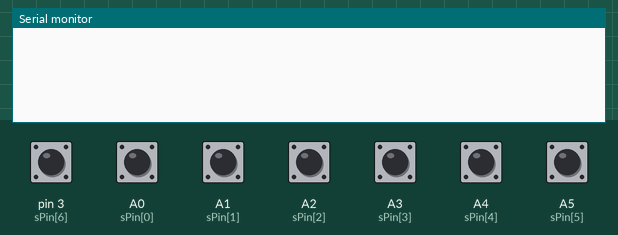
Bench run of a sketch on a simulated Arduino Leonardo, built with avr-gcc and run on an emulated ATmega32U4. Parts: the last lines printed to the serial monitor. The inputs (shaded band) are chosen by the test bench; at power-on: A0 (sPin[0]), A1 (sPin[1]), A2 (sPin[2]), A3 (sPin[3]), A4 (sPin[4]), A5 (sPin[5]), pin 3 (sPin[6]) HIGH. USB keyboard and mouse output is not drawn.

Above: at 2.5 s.
2.6 s: pin 3 (sPin[6]) pulled LOW for 0.15 s
At 3.8 s:
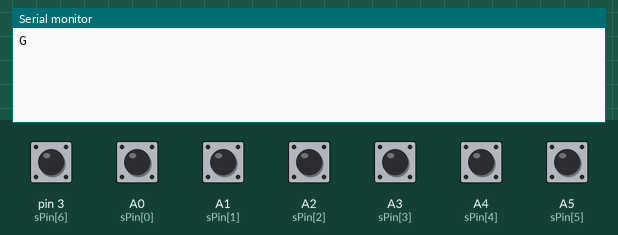
4.2 s: A0 (sPin[0]) pulled LOW for 0.15 s
At 5.1 s:
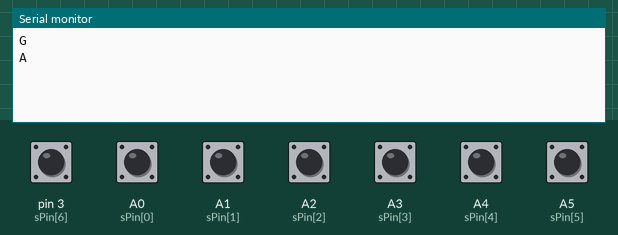
5.8 s: A1 (sPin[1]) pulled LOW for 0.15 s
At 6.3 s:
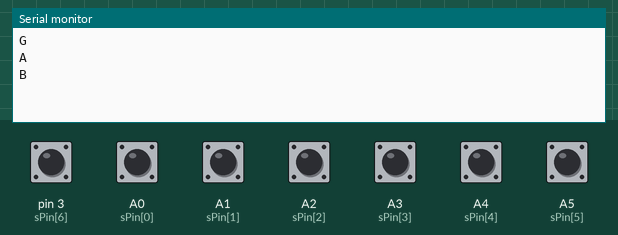
7.4 s: A2 (sPin[2]) pulled LOW for 0.15 s
At 8.6 s:
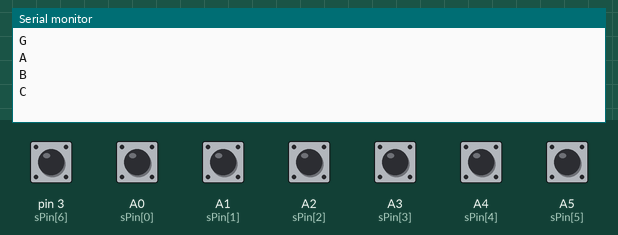
9.0 s: A3 (sPin[3]) pulled LOW for 0.15 s
At 10.0 s:
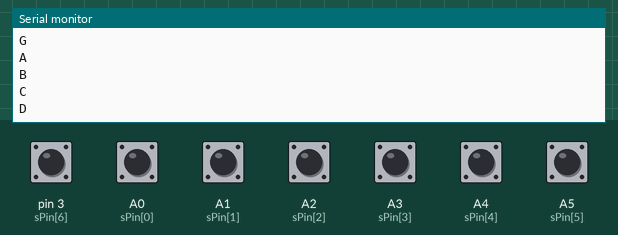
10.6 s: A4 (sPin[4]) pulled LOW for 0.15 s
At 11.2 s:
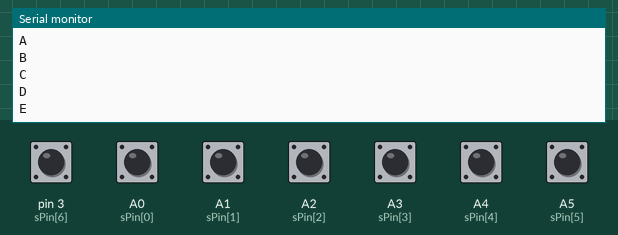

The sketch:

Xp.ino
```cpp
#include <Keyboard.h>
#define tPushButtons 7

const int  dBTK = 500; //minimum delay Between Two Keystrokes in second, Here 0.5s
char       sKey[tPushButtons] = {'A', 'B', 'C', 'D', 'E', 'F', 'G'};
int        sPin[tPushButtons] = { A0,  A1,  A2,  A3,  A4,  A5,  3 };
uint64_t   lastTime[tPushButtons];
int        nreading[tPushButtons];

void setup() {
  Serial.begin(9600);

  for(int i = 0 ; i < tPushButtons ; i++){
    pinMode( sPin[i], INPUT_PULLUP);
    lastTime[i] = millis();
    delay(50);
  }
  delay(1000);
  Keyboard.begin();
}

void loop() {
  for (int i = 0 ; i < tPushButtons ; i++) {
    nreading[i] = digitalRead(sPin[i]);
    if(nreading[i] == LOW){
      keySend(i);
    }
  }
}

void keySend(int x){
  if(millis() - lastTime[x] > dBTK){
    lastTime[x] = millis();
    Keyboard.print(sKey[x]);
    Serial.println(sKey[x]);
  }
}
```

Measured:
- after the input at 2.6 s, the serial monitor: prints a new line at once (image 1)
- after the input at 4.2 s, the serial monitor: prints a new line at once (image 2)
- after the input at 5.8 s, the serial monitor: prints a new line at once (image 3)
- after the input at 7.4 s, the serial monitor: prints a new line at once (image 4)
- after the input at 9.0 s, the serial monitor: prints a new line at once (image 5)
- after the input at 10.6 s, the serial monitor: prints a new line at once (image 6)
